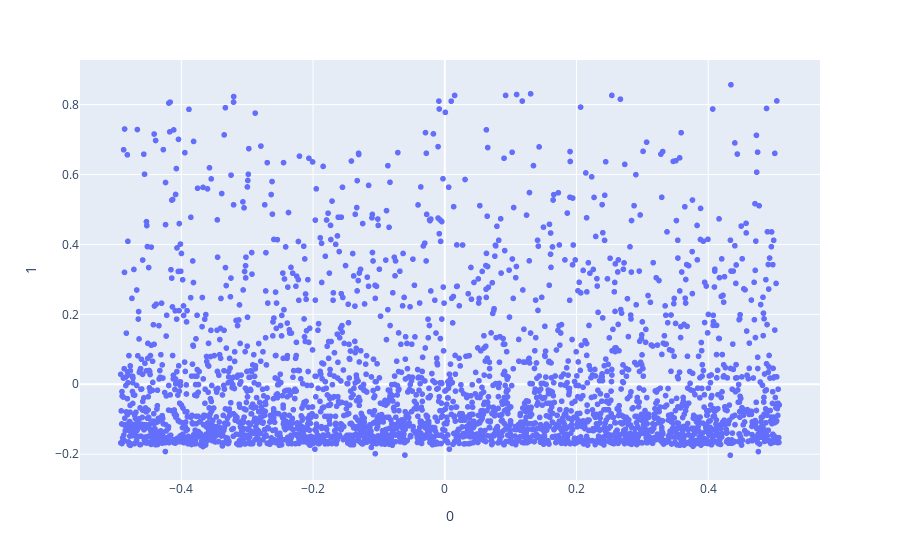

Notebook source saved alongside this figure:
### Code cell
fig = px.scatter(df_pca, x = 0, y = 1)
fig.show()

### Figure 1 — Plotly figure (JSON) as saved in the notebook; plotly's stock layout.template omitted (floating-point values rounded to 4 significant figures; data arrays with more than 128 entries replaced by an {"elided": "..."} marker saying what was removed)
{"data": [{"hovertemplate": "0=%{x}<br>1=%{y}<extra></extra>", "legendgroup": "", "marker": {"color": "#636efa", "symbol": "circle"}, "mode": "markers", "name": "", "showlegend": false, "type": "scattergl", "x": {"elided": "2968 float values"}, "xaxis": "x", "y": {"elided": "2968 float values"}, "yaxis": "y"}], "layout": {"autosize": true, "legend": {"tracegroupgap": 0}, "margin": {"t": 60}, "xaxis": {"anchor": "y", "autorange": true, "domain": [0, 1], "range": [-0.5511, 0.567], "title": {"text": "0"}, "type": "linear"}, "yaxis": {"anchor": "x", "autorange": true, "domain": [0, 1], "range": [-0.2851, 0.939], "title": {"text": "1"}, "type": "linear"}}}
